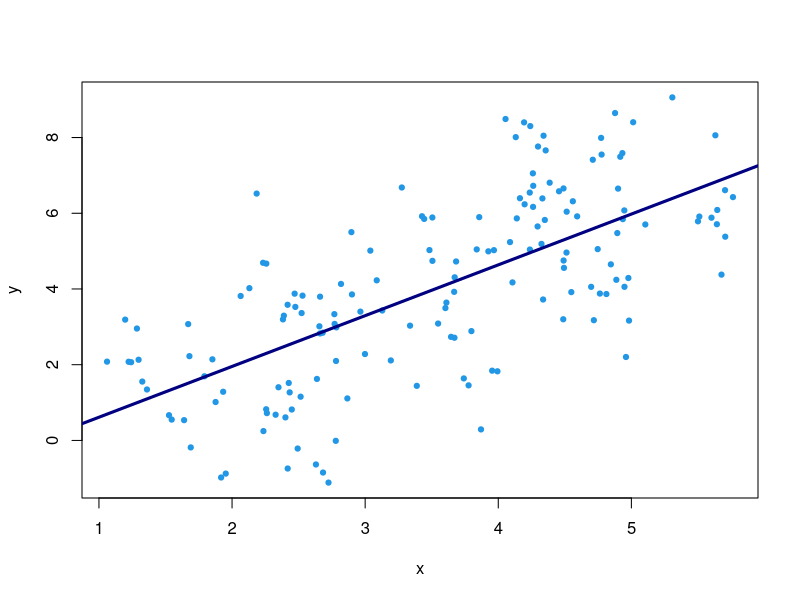
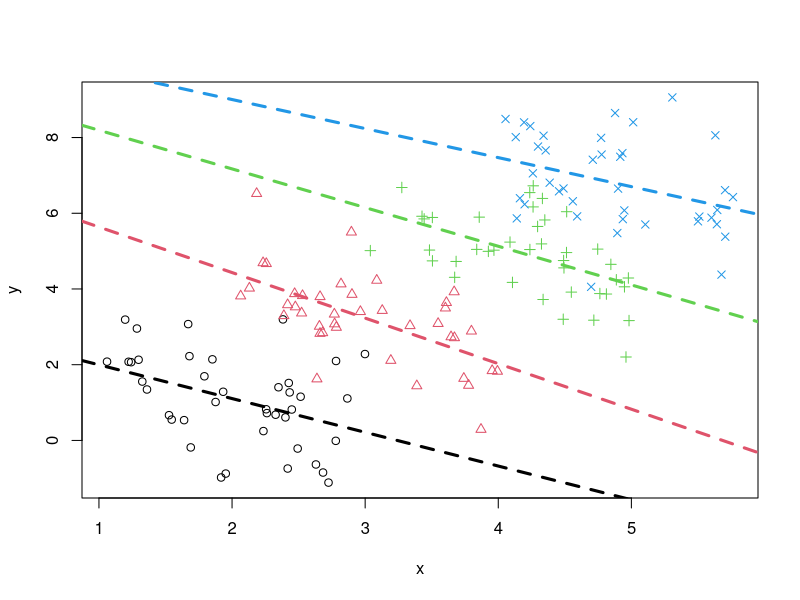

Source code (R) for these figures, in order:
## Elevator waiting time
set.seed(2023)
n <- 1000
elevators <- runif(n, min=1, max=15)
up <- elevators < 13
sum(up) / n

## Intransitive Dice
A <- c(2, 2, 4, 4, 9, 9)
B <- c(1, 1, 6, 6, 8, 8)
C <- c(3, 3, 5, 5, 7, 7)
n <- 1000
set.seed(2023)
sum(sample(A, n, replace = TRUE) > sample(B, n, replace = TRUE)) / n
set.seed(2023)
ab <- mean(sample(A, n, replace = TRUE) > sample(B, n, replace = TRUE))
bc <- mean(sample(B, n, replace = TRUE) > sample(C, n, replace = TRUE))
ac <- mean(sample(A, n, replace = TRUE) > sample(C, n, replace = TRUE))
c(ab, bc, ac)


rollA <- sample(A, n, replace=TRUE)
rollB <- sample(B, n, replace=TRUE)
rollC <- sample(C, n, replace=TRUE)
mean(rollA > rollB)
mean(rollB > rollC)
mean(rollC > rollA)

## Two Child Problem
kids <- c("boy", "girl")
set.seed(2023)
n <- 10000
sample(kids, 2, replace = TRUE)
res = replicate(n, sample(kids, 2, replace = TRUE))
firstgirl <- res[1,] == "girl"
mean(res[2,firstgirl] == "girl")

set.seed(2023)
n <- 1000
res = replicate(n, sample(kids, 2, replace = TRUE))
onegirl <- res[1,] == "girl" | res[2,] == "girl"
twogirls <- (res[1,onegirl] == "girl") & (res[2,onegirl] == "girl")
mean(twogirls)

boygirl <- (res[,onegirl] == "girl")
mean(colSums(boygirl) == 2)

## Bertrand’s Box
set.seed(2023)

boxes <- matrix(c("G", "G", "G", "S", "S", "S"), 2, 3)

boxcoin <- function(boxes) {
    boxid <- sample(1:3, 1)
    box <- boxes[,boxid]
    coin <- sample(box, 1)
    return(c(boxid, coin))
}

n <- 1000
res <- replicate(n, boxcoin(boxes))
id <- res[2,] == "G"
boxG <- res[1,id]
mean(boxG == "1")

## another data structure
boxes <- c("GG", "GS", "SS")

boxcoin <- function(boxes) {
    box <- sample(boxes, 1)
    idx <- sample(1:2, 1)
    coin <- substr(box, start=idx, stop=idx)
    return(c(box, coin))
}
boxcoin(boxes)

res <- replicate(n=100000, boxcoin(boxes))
sum(res[1,] == "GG" & res[2,] == "G") / sum(res[2,] == "G")

mean(res[1, res[2,] == "G"] == "GG")


## Monty Hall problem
set.seed(2023)
choice <- 1

monty <- function(choice) {
    car <- sample(1:3, 1)
    if (car == choice) {
        host <- sample(c(1:3)[-choice], 1)
    } else {
        host <- c(1:3)[-c(choice, car)]
    }
    c(car, host)
}

n <- 1000
res <- replicate(n, monty(1))
open3id <- res[2,] == 3
open3 <- res[,open3id]
car.open3 <- open3[1,]
stick <- mean(car.open3 == 1)
switch <- mean(car.open3 == 2)
c(stick, switch)

n <- 1000
n.open3 <- 0
n.door1 <- n.door2 <- 0
for (i in 1:n){
    onegame <- monty(1)
    if (onegame[2] == 3){
        n.open3 <- n.open3 + 1
        if (onegame[1] == 2) {
            n.door2 <- n.door2 +1
        }
        if (onegame[1] == 1) {
            n.door1 <- n.door1 +1
        }
    }
}
c(n.door1, n.door2) / n.open3


## Birthday Problem
n <- 1000
n.same <- 0
for (i in 1:n){
    oneroom <- sample(1:365, 23, replace = TRUE)
    uni <- unique(oneroom)
    if (length(uni) < 23){
        n.same <- n.same +1    
    }
}
n.same / n

n <- 1000
n.same <- 0
for (i in 1:n){
    oneroom <- sample(1:2400000, 500, replace = TRUE)
    uni <- unique(oneroom)
    if (length(uni) < 500){
        n.same <- n.same +1    
    }
}
n.same / n

birth <- function(n.person, N.days, n.trials=1000) {
    n.same <- 0
    for (i in 1:n.trials){
        oneroom <- sample(1:N.days, n.person, replace = TRUE)
        uni <- unique(oneroom)
        if (length(uni) < n.person){
            n.same <- n.same +1    
        }
    }
    n.same / n.trials
    ## return(n.same / n.trials)
}

birth(23, 365, 100000)
birth(28, 365)
birth(500, 2400000)

## Simpson’s Paradox
5 / (5 + 6)
3 / (3 + 4)

6 / (6 + 3)
9 / (9 + 5)

(5 + 6) / (5 + 6 + 6 + 3)
(3 + 9) / (3 + 4 + 9 + 5)

set.seed(2023)
g <- 4                            # number of groups
n <- 40                           # number of instances in each group
z <- rep(1:g, each = n)           # grouping variable
x <- runif(n * g, 0, 2) + z       # x variable that depends on z
y <- 3 * z - x + rnorm(n * g)     # y variable that depends on x and z
plot(x, y, pch=19, col=4, cex=0.7) # plot the whole data
abline(lm(y ~ x), lwd=3, col="navyblue")   # show the overall linear trend

plot(x, y, pch = z, col = z)      # plot the data with group labeled
for (grp in 1:g)
  abline(lm(y[z==grp] ~ x[z==grp]), lwd=3, col=grp, lty=2)
